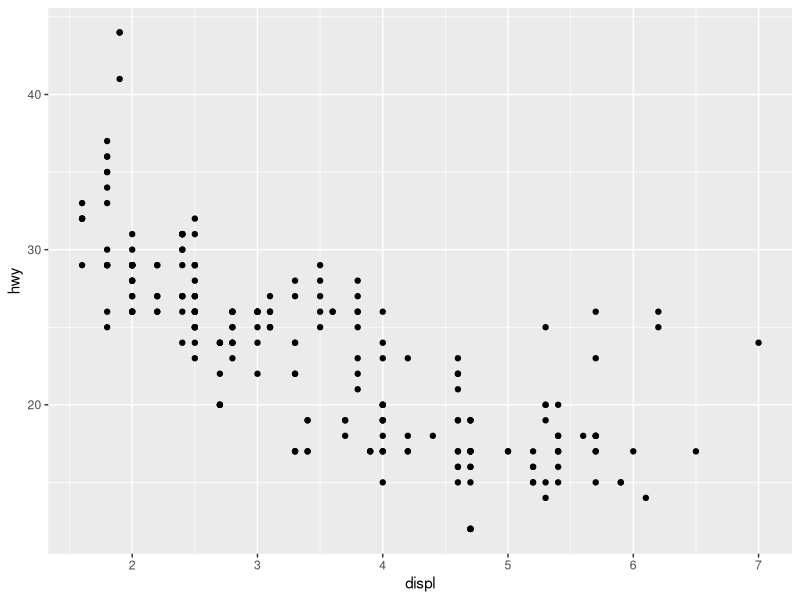
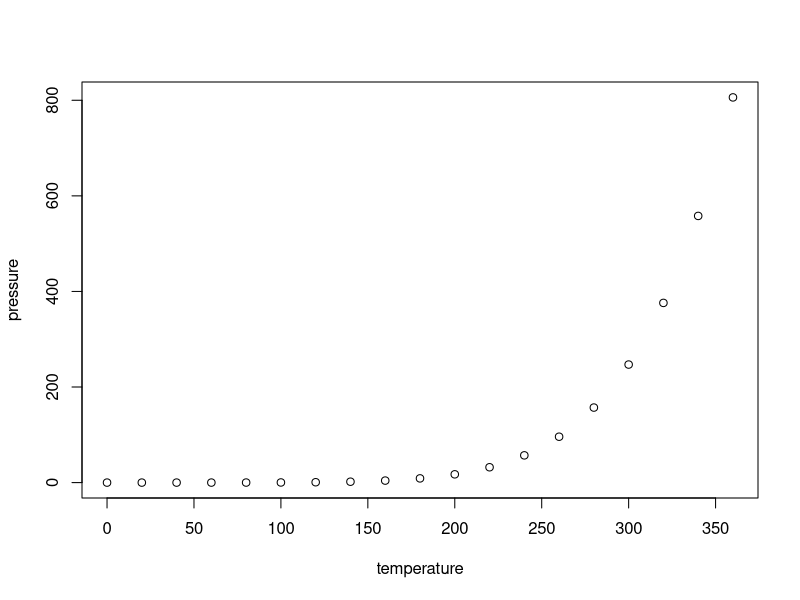
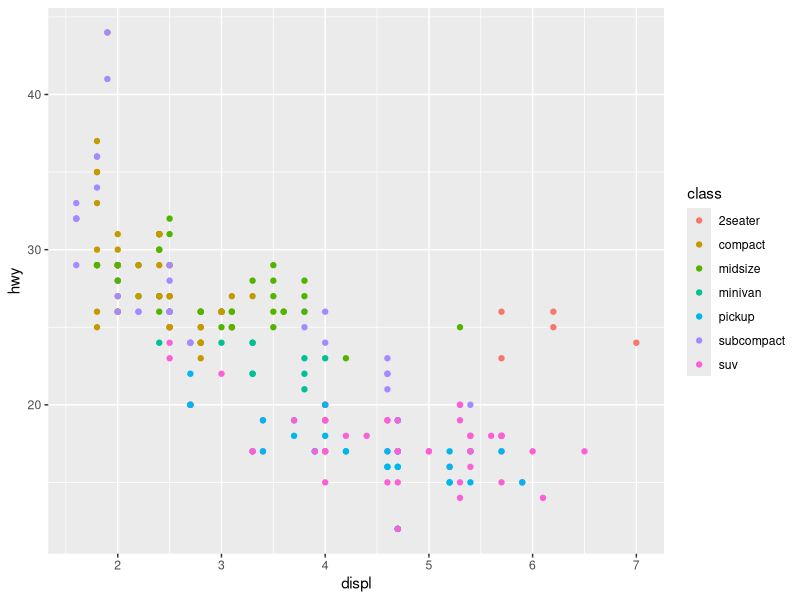
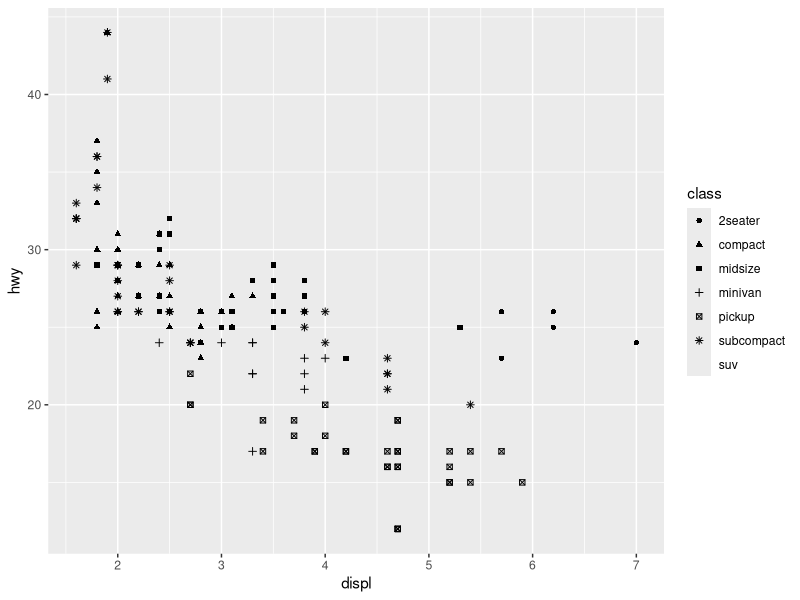
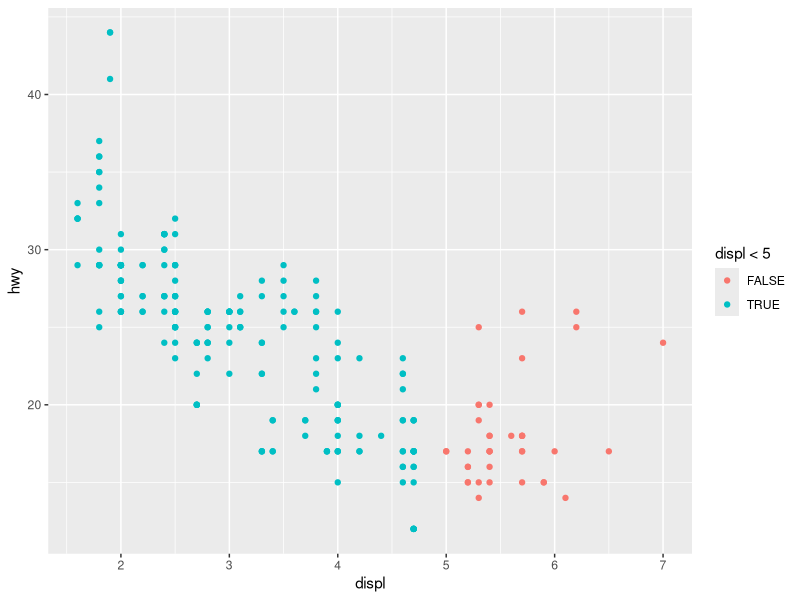
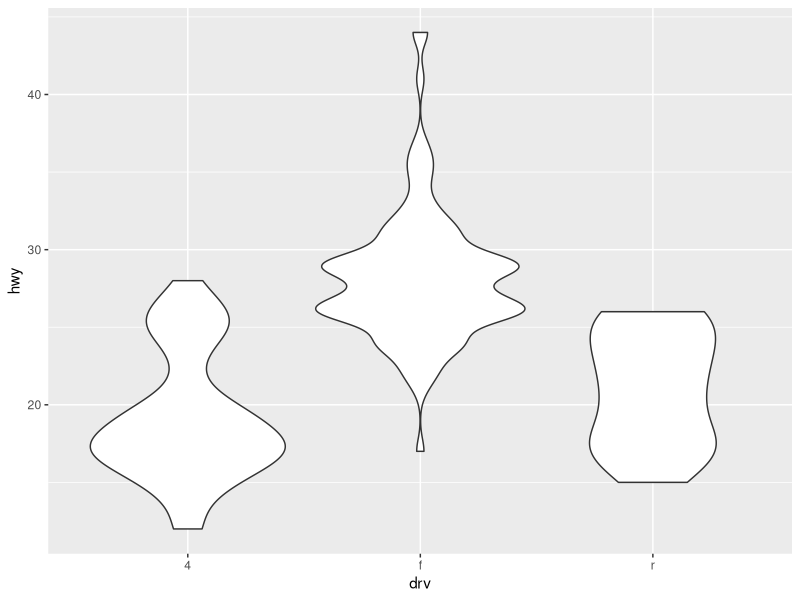
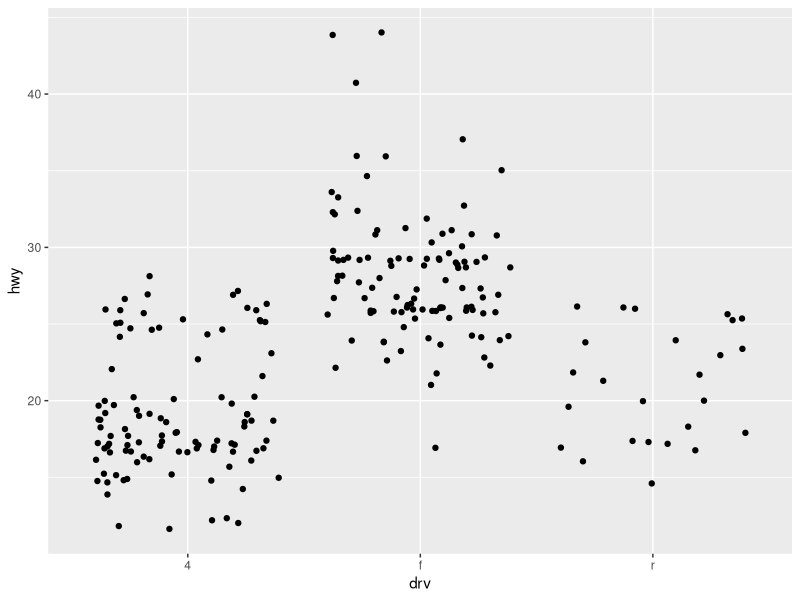
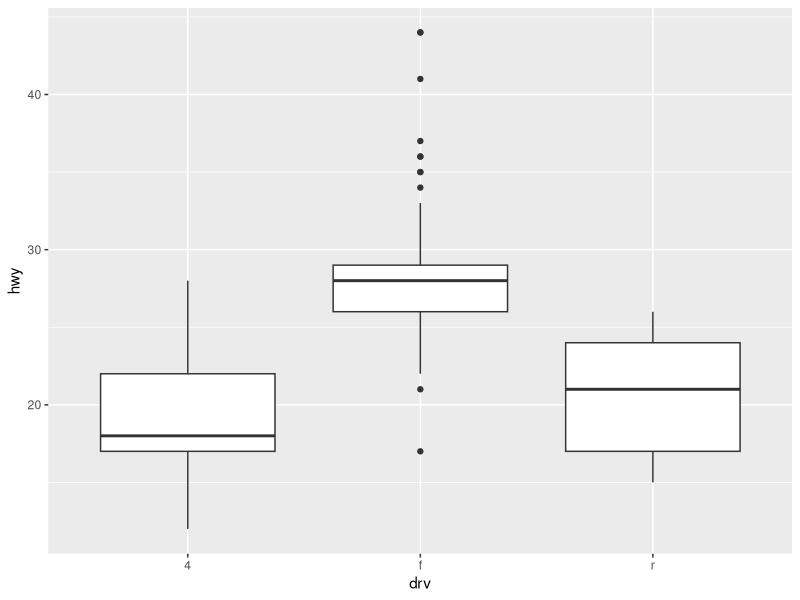

The R script that drew these images, in order:
## ---- chunk 1
library(tidyverse)
mpg
knitr::opts_chunk$set(echo = TRUE)
## ---- chunk 2
g=ggplot(data=mpg, aes(x=displ, y=hwy))
g+geom_point()

## ---- chunk 3
plot(pressure)
## ---- chunk 4
ggplot(data = mpg, aes(x = displ, y = hwy)) +
    geom_point(aes(color = class))
##ggplot - take my data. here is x and y axis. Then plus means display using points,
#add on color
## ---- chunk 5

ggplot(data = mpg, aes(x = displ, y = hwy)) +
    geom_point(aes(shape = class))

## ---- chunk 6
ggplot(data = mpg, aes(x = displ, y = hwy, colour=displ<5)) +
    geom_point()
## ---- chunk 7

ggplot(mpg, aes(x=drv, y=hwy)) + geom_violin()
#The violin plot is similar to box plots, except that they also show the probability density of the data at different values (in the simplest case this could be a histogram).
ggplot(mpg, aes(x=drv, y=hwy)) + geom_jitter()
#a useful way of handling overplotting caused by discreteness in smaller datasets.
ggplot(mpg, aes(x=drv, y=hwy)) + geom_boxplot()



## ---- chunk 8
ggplot(data=mpg) + geom_point(aes(x=displ, y=hwy)) + geom_smooth(aes(x=displ, y=hwy))
## ---- chunk 9
ggplot(data = mpg, aes(x = displ, y = hwy, color = class)) +
     geom_point() +
     facet_wrap(~ manufacturer) +
     theme_bw()
## ---- chunk 10

ggplot(data = mpg, aes(x = displ, y = hwy)) + 
  geom_point(aes(color = class)) + 
  geom_smooth() +
  labs(title = "Relationship between engine size and mpg",
         x = "Highway MPG",
         y = "Engine displacement (liters)") +
  theme(panel.grid.major=element_blank(), panel.grid.minor = element_blank(),  panel.background = element_blank(), axis.line=element_line(colour="black"), legend.key= element_rect(fill = "transparent", colour = "transparent")) +
  theme(text=element_text(size = 16))
